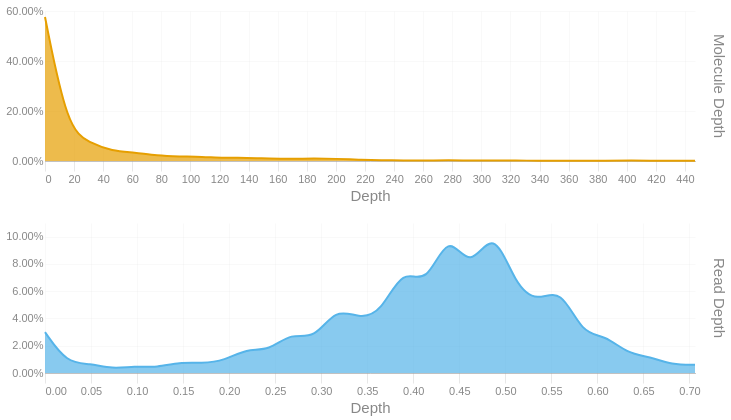

The cell this chart's notebook holds for it:
### Code cell
readdep = depth_hist(tb['Read Depth'], q99, 3)
readdep = readdep.with_columns(pl.lit('Read Depth').alias('Metric'))
if not SKIPLR:
    moldep = depth_hist(tb['Molecule Depth'], mol_q99, 1)
    moldep = moldep.with_columns(pl.lit('Molecule Depth').alias('Metric'))
    _hist = pl.concat([readdep, moldep])
    _hist = _hist.filter(pl.col('Proportion') != 0)
    with SafeRender(_hist):
        (
            alt.Chart(_hist)        
            .mark_area(interpolate = "basis")
            .encode(
                x=alt.X('Bin:Q').scale(domainMin=0).axis(alt.Axis(title='Depth')),
                y = alt.Y('Proportion:Q', title = None).axis(format = '.2%'),
                color = alt.Color('Metric:N').legend(None),
                row = alt.Row("Metric:N").header(title = None, labelOrient = 'right'),
                tooltip = [
                    alt.Tooltip("Metric:N", title = "Metric"),
                    alt.Tooltip('Interval:N', title = "Depth Interval"),
                    alt.Tooltip('Proportion:Q', title = "% Alignments").format('.2%')
                ]
            )
            .resolve_scale(x='independent', y='independent')
            .properties(
                height = 150, width = 650,
                usermeta={'embedOptions': {'downloadFileName': f'{samplename}.depth.hist'}}
            )
        ).display()
else:
    readdep = readdep.filter(pl.col('Proportion') != 0)
    with SafeRender(readdep):
        (
            alt.Chart(readdep)        
            .mark_area(interpolate = "basis")
            .encode(
                x=alt.X('Bin:Q').scale(domainMin=0).axis(alt.Axis(title='Depth')),
                y = alt.Y('Proportion:Q', title = None).axis(format = '.2%'),
                tooltip = [
                    alt.Tooltip('Interval:N', title = "Depth Interval"),
                    alt.Tooltip('Proportion:Q', title = "% Alignments").format('.2%')
                ]
            )
            .properties(
                usermeta={'embedOptions': {'downloadFileName': f'{samplename}.depth.hist'}}
            )
        ).display()

### Figure 1 — Vega-Lite specification as saved in the notebook (floating-point values rounded to 4 significant figures)
{"width": 650, "height": 150, "config": {"title": {"anchor": "start", "dy": -15, "fontSize": 18, "color": "#888888", "subtitleColor": "#888888", "subtitleFontSize": 14}, "arc": {"fill": "#0072B2"}, "axis": {"domainColor": "#888888", "domainWidth": 0.5, "gridWidth": 0.2, "grid": false, "titleFontWeight": 400, "titleFontSize": 15, "labelFontSize": 11, "labelColor": "#888888", "tickColor": "#888888", "tickWidth": 0.2, "titleColor": "#888888"}, "axisBand": {"grid": false}, "axisX": {"grid": true, "tickSize": 10, "domainCap": "round"}, "axisY": {"domain": false, "grid": true, "tickSize": 0, "domainCap": "round"}, "background": "transparent", "header": {"labelFontSize": 15, "labelColor": "#888888", "titleFontSize": 15, "titleFontWeight": 600, "titleColor": "#888888"}, "legend": {"labelFont": "sans-serif", "labelFontSize": 12, "labelColor": "#888888", "symbolSize": 100, "symbolType": "circle", "titleFontSize": 12, "titlePadding": 10, "titleColor": "#888888", "title": null}, "range": {"category": ["#E69F00", "#56B4E9", "#009E73", "#F0E442", "#0072B2", "#D55E00", "#CC79A7", "#000000"], "diverging": ["#cfe8f3", "#a2d4ec", "#73bfe2", "#46abdb", "#1696d2", "#12719e"]}, "area": {"fill": "#0072B2", "fillOpacity": 0.7, "line": true, "strokeOpacity": 0.7}, "line": {"color": "#0072B2", "stroke": "#0072B2", "strokeWidth": 2}, "trail": {"color": "#0072B2", "stroke": "#0072B2", "strokeWidth": 0, "size": 1}, "point": {"filled": true, "fillOpacity": 1.0, "size": 95}, "text": {"color": "#888888", "fontSize": 11, "align": "right", "fontWeight": 400, "size": 11}, "bar": {"fill": "#0072B2", "stroke": null}, "view": {"stroke": null, "continuousWidth": 660, "continuousHeight": 400}}, "data": {"name": "data-17258d6efb5cd0fc665dd1dde9e0b290"}, "mark": {"type": "area", "interpolate": "basis"}, "encoding": {"color": {"field": "Metric", "legend": null, "type": "nominal"}, "row": {"field": "Metric", "header": {"title": null, "labelOrient": "right"}, "type": "nominal"}, "tooltip": [{"field": "Metric", "title": "Metric", "type": "nominal"}, {"field": "Interval", "title": "Depth Interval", "type": "nominal"}, {"field": "Proportion", "format": ".2%", "title": "% Alignments", "type": "quantitative"}], "x": {"axis": {"title": "Depth"}, "field": "Bin", "scale": {"domainMin": 0}, "type": "quantitative"}, "y": {"axis": {"format": ".2%"}, "field": "Proportion", "title": null, "type": "quantitative"}}, "resolve": {"scale": {"x": "independent", "y": "independent"}}, "usermeta": {"embedOptions": {"downloadFileName": "S6_Altamaha_3966.depth.hist"}}, "$schema": "https://vega.github.io/schema/vega-lite/v6.1.0.json", "datasets": {"data-17258d6efb5cd0fc665dd1dde9e0b290": [{"Bin": 0.0, "Interval": "0.0-0.024", "Proportion": 0.03, "Metric": "Read Depth"}, {"Bin": 0.024, "Interval": "0.024-0.049", "Proportion": 0.007, "Metric": "Read Depth"}, {"Bin": 0.049, "Interval": "0.049-0.073", "Proportion": 0.007, "Metric": "Read Depth"}, {"Bin": 0.073, "Interval": "0.073-0.097", "Proportion": 0.003, "Metric": "Read Depth"}, {"Bin": 0.097, "Interval": "0.097-0.122", "Proportion": 0.005, "Metric": "Read Depth"}, {"Bin": 0.122, "Interval": "0.122-0.146", "Proportion": 0.004, "Metric": "Read Depth"}, {"Bin": 0.146, "Interval": "0.146-0.17", "Proportion": 0.008, "Metric": "Read Depth"}, {"Bin": 0.17, "Interval": "0.17-0.195", "Proportion": 0.007, "Metric": "Read Depth"}, {"Bin": 0.195, "Interval": "0.195-0.219", "Proportion": 0.009, "Metric": "Read Depth"}, {"Bin": 0.219, "Interval": "0.219-0.243", "Proportion": 0.018, "Metric": "Read Depth"}, {"Bin": 0.243, "Interval": "0.243-0.268", "Proportion": 0.016, "Metric": "Read Depth"}, {"Bin": 0.268, "Interval": "0.268-0.292", "Proportion": 0.03, "Metric": "Read Depth"}, {"Bin": 0.292, "Interval": "0.292-0.316", "Proportion": 0.024, "Metric": "Read Depth"}, {"Bin": 0.316, "Interval": "0.316-0.341", "Proportion": 0.048, "Metric": "Read Depth"}, {"Bin": 0.341, "Interval": "0.341-0.365", "Proportion": 0.04, "Metric": "Read Depth"}, {"Bin": 0.365, "Interval": "0.365-0.389", "Proportion": 0.044, "Metric": "Read Depth"}, {"Bin": 0.389, "Interval": "0.389-0.414", "Proportion": 0.078, "Metric": "Read Depth"}, {"Bin": 0.414, "Interval": "0.414-0.438", "Proportion": 0.063, "Metric": "Read Depth"}, {"Bin": 0.438, "Interval": "0.438-0.462", "Proportion": 0.105, "Metric": "Read Depth"}, {"Bin": 0.462, "Interval": "0.462-0.487", "Proportion": 0.074, "Metric": "Read Depth"}, {"Bin": 0.487, "Interval": "0.487-0.511", "Proportion": 0.108, "Metric": "Read Depth"}, {"Bin": 0.511, "Interval": "0.511-0.535", "Proportion": 0.064, "Metric": "Read Depth"}, {"Bin": 0.535, "Interval": "0.535-0.56", "Proportion": 0.052, "Metric": "Read Depth"}, {"Bin": 0.56, "Interval": "0.56-0.584", "Proportion": 0.063, "Metric": "Read Depth"}, {"Bin": 0.584, "Interval": "0.584-0.608", "Proportion": 0.028, "Metric": "Read Depth"}, {"Bin": 0.608, "Interval": "0.608-0.633", "Proportion": 0.028, "Metric": "Read Depth"}, {"Bin": 0.633, "Interval": "0.633-0.657", "Proportion": 0.014, "Metric": "Read Depth"}, {"Bin": 0.657, "Interval": "0.657-0.681", "Proportion": 0.012, "Metric": "Read Depth"}, {"Bin": 0.681, "Interval": "0.681-0.706", "Proportion": 0.006, "Metric": "Read Depth"}, {"Bin": 0.706, "Interval": "0.706-0.73", "Proportion": 0.006, "Metric": "Read Depth"}, {"Bin": 0.0, "Interval": "0.0-15.4", "Proportion": 0.576, "Metric": "Molecule Depth"}, {"Bin": 15.4, "Interval": "15.4-30.8", "Proportion": 0.129, "Metric": "Molecule Depth"}, {"Bin": 30.8, "Interval": "30.8-46.2", "Proportion": 0.072, "Metric": "Molecule Depth"}, {"Bin": 46.2, "Interval": "46.2-61.6", "Proportion": 0.04, "Metric": "Molecule Depth"}, {"Bin": 61.6, "Interval": "61.6-77.0", "Proportion": 0.034, "Metric": "Molecule Depth"}, {"Bin": 77.0, "Interval": "77.0-92.5", "Proportion": 0.021, "Metric": "Molecule Depth"}, {"Bin": 92.5, "Interval": "92.5-107.9", "Proportion": 0.018, "Metric": "Molecule Depth"}, {"Bin": 107.9, "Interval": "107.9-123.3", "Proportion": 0.017, "Metric": "Molecule Depth"}, {"Bin": 123.3, "Interval": "123.3-138.7", "Proportion": 0.012, "Metric": "Molecule Depth"}, {"Bin": 138.7, "Interval": "138.7-154.1", "Proportion": 0.013, "Metric": "Molecule Depth"}, {"Bin": 154.1, "Interval": "154.1-169.5", "Proportion": 0.01, "Metric": "Molecule Depth"}, {"Bin": 169.5, "Interval": "169.5-184.9", "Proportion": 0.009, "Metric": "Molecule Depth"}, {"Bin": 184.9, "Interval": "184.9-200.3", "Proportion": 0.01, "Metric": "Molecule Depth"}, {"Bin": 200.3, "Interval": "200.3-215.7", "Proportion": 0.009, "Metric": "Molecule Depth"}, {"Bin": 215.7, "Interval": "215.7-231.1", "Proportion": 0.005, "Metric": "Molecule Depth"}, {"Bin": 231.1, "Interval": "231.1-246.6", "Proportion": 0.003, "Metric": "Molecule Depth"}, {"Bin": 246.6, "Interval": "246.6-262.0", "Proportion": 0.002, "Metric": "Molecule Depth"}, {"Bin": 262.0, "Interval": "262.0-277.4", "Proportion": 0.002, "Metric": "Molecule Depth"}, {"Bin": 277.4, "Interval": "277.4-292.8", "Proportion": 0.003, "Metric": "Molecule Depth"}, {"Bin": 292.8, "Interval": "292.8-308.2", "Proportion": 0.002, "Metric": "Molecule Depth"}, {"Bin": 308.2, "Interval": "308.2-323.6", "Proportion": 0.002, "Metric": "Molecule Depth"}, {"Bin": 323.6, "Interval": "323.6-339.0", "Proportion": 0.002, "Metric": "Molecule Depth"}, {"Bin": 339.0, "Interval": "339.0-354.4", "Proportion": 0.001, "Metric": "Molecule Depth"}, {"Bin": 354.4, "Interval": "354.4-369.8", "Proportion": 0.001, "Metric": "Molecule Depth"}, {"Bin": 369.8, "Interval": "369.8-385.2", "Proportion": 0.001, "Metric": "Molecule Depth"}, {"Bin": 385.2, "Interval": "385.2-400.7", "Proportion": 0.001, "Metric": "Molecule Depth"}, {"Bin": 400.7, "Interval": "400.7-416.1", "Proportion": 0.002, "Metric": "Molecule Depth"}, {"Bin": 431.5, "Interval": "431.5-446.9", "Proportion": 0.001, "Metric": "Molecule Depth"}, {"Bin": 446.9, "Interval": "446.9-462.29", "Proportion": 0.001, "Metric": "Molecule Depth"}]}}
